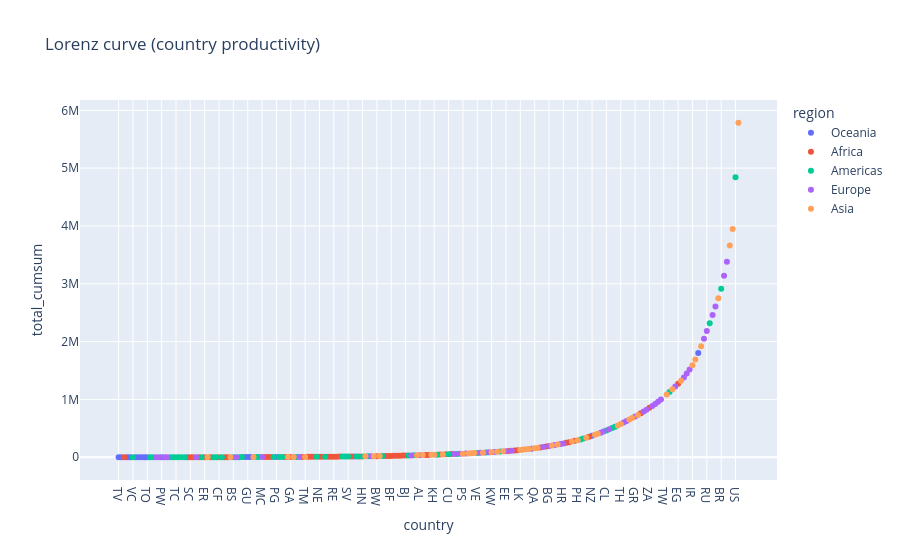

The notebook cell saved with this chart:
### Code cell
df_plot = (
    df_country_stats
    .reset_index()
    .sort_values("total_articles")
    .assign(total_cumsum=lambda df: df.total_articles.cumsum())
)
px.scatter(df_plot, x="country", y="total_cumsum", color="region", category_orders={"country": df_plot["country"].tolist()},
           title="Lorenz curve (country productivity)")

### Figure 1 — Plotly figure (JSON) as saved in the notebook; plotly's stock layout.template omitted (floating-point values rounded to 4 significant figures; data arrays with more than 128 entries replaced by an {"elided": "..."} marker saying what was removed)
{"data": [{"hovertemplate": "region=Oceania<br>country=%{x}<br>total_cumsum=%{y}<extra></extra>", "legendgroup": "Oceania", "marker": {"color": "#636efa", "symbol": "circle"}, "mode": "markers", "name": "Oceania", "orientation": "v", "showlegend": true, "x": ["TV", "KI", "MP", "FM", "AS", "NU", "VU", "SB", "TO", "PW", "WS", "PF", "GU", "NC", "PG", "FJ", "NZ", "AU"], "xaxis": "x", "y": [2.0, 12.0, 34.0, 47.0, 78.0, 97.0, 119.0, 141.0, 165.0, 313.0, 658.0, 2377.0, 2508.0, 2654.0, 4128.0, 13470.0, 369800.0, 1804000.0], "yaxis": "y", "type": "scatter"}, {"hovertemplate": "region=Africa<br>country=%{x}<br>total_cumsum=%{y}<extra></extra>", "legendgroup": "Africa", "marker": {"color": "#EF553B", "symbol": "circle"}, "mode": "markers", "name": "Africa", "orientation": "v", "showlegend": true, "x": ["GQ", "SC", "CV", "DJ", "ER", "GW", "CF", "MR", "LR", "SZ", "TD", "LS", "GN", "GA", "ST", "SO", "SL", "AO", "NE", "GM", "MG", "MU", "RE", "BI", "CG", "TG", "ML", "BW", "MW", "MZ", "BF", "CD", "RW", "SS", "LY", "BJ", "SN", "CI", "ZM", "ZW", "SD", "CM", "UG", "TZ", "GH", "KE", "TN", "DZ", "ET", "MA", "NG", "ZA", "EG"], "xaxis": "x", "y": [23.0, 707.0, 757.0, 871.0, 995.0, 1142.0, 1388.0, 1574.0, 1678.0, 3431.0, 3594.0, 3763.0, 4736.0, 5182.0, 6165.0, 6739.0, 7043.0, 7360.0, 8017.0, 8373.0, 9190.0, 9621.0, 10060.0, 10510.0, 10970.0, 12960.0, 14520.0, 18660.0, 21660.0, 22700.0, 23780.0, 24880.0, 26030.0, 27190.0, 28430.0, 29670.0, 39170.0, 40600.0, 46780.0, 50340.0, 54280.0, 109700.0, 117700.0, 122000.0, 168500.0, 184300.0, 250300.0, 261000.0, 283500.0, 352800.0, 761400.0, 855200.0, 1270000.0], "yaxis": "y", "type": "scatter"}, {"hovertemplate": "region=Americas<br>country=%{x}<br>total_cumsum=%{y}<extra></extra>", "legendgroup": "Americas", "marker": {"color": "#00cc96", "symbol": "circle"}, "mode": "markers", "name": "Americas", "orientation": "v", "showlegend": true, "x": ["VC", "DM", "FK", "AW", "BZ", "TC", "BM", "MS", "LC", "VG", "SR", "VI", "HT", "BS", "MQ", "KY", "GL", "GF", "KN", "GP", "GY", "BB", "GD", "JM", "AG", "NI", "SV", "DO", "HN", "TT", "GT", "BO", "PY", "PA", "CU", "PR", "VE", "UY", "CR", "EC", "PE", "CL", "AR", "CO", "MX", "CA", "BR", "US"], "xaxis": "x", "y": [62.0, 192.0, 221.0, 415.0, 449.0, 486.0, 526.0, 568.0, 612.0, 932.0, 1220.0, 1303.0, 1478.0, 1898.0, 2128.0, 2252.0, 2952.0, 3110.0, 3937.0, 4325.0, 4530.0, 5656.0, 7679.0, 8780.0, 11460.0, 11950.0, 12460.0, 13990.0, 15090.0, 16280.0, 20620.0, 30960.0, 33630.0, 45200.0, 52310.0, 58340.0, 73970.0, 81870.0, 98100.0, 308500.0, 322300.0, 464000.0, 506200.0, 528400.0, 1129000.0, 2316000.0, 2914000.0, 4841000.0], "yaxis": "y", "type": "scatter"}, {"hovertemplate": "region=Europe<br>country=%{x}<br>total_cumsum=%{y}<extra></extra>", "legendgroup": "Europe", "marker": {"color": "#ab63fa", "symbol": "circle"}, "mode": "markers", "name": "Europe", "orientation": "v", "showlegend": true, "x": ["SJ", "GI", "VA", "AD", "SM", "FO", "MC", "LI", "ME", "MT", "AL", "MK", "IS", "MD", "BA", "LU", "BY", "EE", "LV", "LT", "SI", "BG", "SK", "RS", "HR", "HU", "IE", "RO", "FI", "CZ", "GR", "NO", "AT", "DK", "UA", "BE", "PT", "SE", "CH", "PL", "NL", "ES", "RU", "FR", "IT", "DE", "GB"], "xaxis": "x", "y": [251.0, 281.0, 347.0, 381.0, 813.0, 2010.0, 3269.0, 5899.0, 16920.0, 32270.0, 36380.0, 56270.0, 60420.0, 64700.0, 76480.0, 84730.0, 91210.0, 105700.0, 113700.0, 148500.0, 176100.0, 192500.0, 210400.0, 230000.0, 239900.0, 424000.0, 443600.0, 485000.0, 601300.0, 627000.0, 705100.0, 791400.0, 823000.0, 888000.0, 921800.0, 959800.0, 999200.0, 1222000.0, 1380000.0, 1448000.0, 1519000.0, 2051000.0, 2181000.0, 2460000.0, 2606000.0, 3137000.0, 3381000.0], "yaxis": "y", "type": "scatter"}, {"hovertemplate": "region=Asia<br>country=%{x}<br>total_cumsum=%{y}<extra></extra>", "legendgroup": "Asia", "marker": {"color": "#FFA15A", "symbol": "circle"}, "mode": "markers", "name": "Asia", "orientation": "v", "showlegend": true, "x": ["KP", "MV", "TL", "BT", "LA", "TM", "MM", "KG", "AF", "BN", "SY", "MN", "KH", "BH", "PS", "AM", "YE", "GE", "TJ", "KW", "OM", "AZ", "LK", "LB", "MO", "CY", "QA", "NP", "KZ", "JO", "UZ", "PH", "AE", "BD", "VN", "HK", "TH", "SG", "IQ", "IL", "PK", "MY", "SA", "IR", "KR", "TR", "JP", "ID", "IN", "CN"], "xaxis": "x", "y": [1068.0, 1787.0, 2801.0, 4957.0, 5416.0, 6445.0, 15680.0, 17780.0, 19590.0, 34990.0, 37780.0, 42100.0, 43640.0, 48430.0, 62540.0, 66910.0, 69180.0, 71570.0, 79040.0, 87920.0, 94650.0, 101700.0, 126900.0, 131900.0, 137000.0, 142600.0, 154800.0, 161300.0, 201300.0, 220200.0, 272200.0, 295400.0, 337400.0, 387100.0, 405300.0, 551200.0, 576000.0, 652700.0, 678500.0, 732200.0, 1085000.0, 1175000.0, 1325000.0, 1591000.0, 1692000.0, 1920000.0, 2752000.0, 3661000.0, 3948000.0, 5785000.0], "yaxis": "y", "type": "scatter"}], "layout": {"xaxis": {"anchor": "y", "domain": [0.0, 1.0], "title": {"text": "country"}, "categoryorder": "array", "categoryarray": {"elided": "217 str values"}}, "yaxis": {"anchor": "x", "domain": [0.0, 1.0], "title": {"text": "total_cumsum"}}, "legend": {"title": {"text": "region"}, "tracegroupgap": 0}, "title": {"text": "Lorenz curve (country productivity)"}}}
